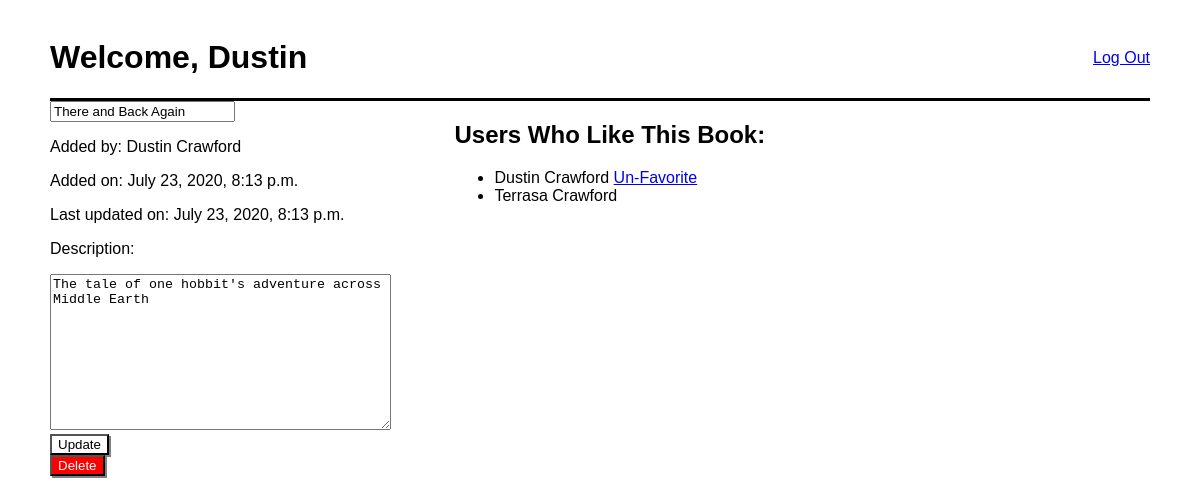
The app's page /books/1 (signed in) with its own data.
### books_app/models.py (models this page shows)
class User(models.Model):
    first_name = models.CharField(max_length=45)
    last_name = models.CharField(max_length=45)
    email = models.CharField(max_length=45)
    password = models.CharField(max_length=255)
    created_at = models.DateTimeField(auto_now_add=True)
    updated_at = models.DateTimeField(auto_now=True)
    objects = UserManager()

class Book(models.Model):
    title = models.CharField(max_length=255)
    desc = models.TextField()
    created_at = models.DateTimeField(auto_now_add=True)
    updated_at = models.DateTimeField(auto_now=True)
    uploaded_by_id = models.ManyToManyField(User, related_name="books_uploaded")
    users_who_like = models.ManyToManyField(User, related_name="liked_books")
    objects = BookManager()

### books_app/views.py (the view)
# urls.py: path('books/<int:book_id>', views.showBook),
def showBook(request, book_id):
    book = Book.objects.get(id=book_id)
    user = User.objects.get(id=request.session['user_id'])
    context = {
        'book': book,
        'user': user,
    }
    return render(request, 'show_book.html', context)

### books_app/templates/show_book.html (shortened to what this page needs)
<!DOCTYPE html>
<html lang="en">
<head>
    {% load static %}
    <link rel="stylesheet" href="{% static 'css/style.css' %}">
</head>
<body>
    <div class="container">
        <div class="navbar">
            <h1>Welcome, {{ user.first_name }}</h1>
            <a href="/logout">Log Out</a>
        </div>
        {% if user.id == book.uploaded_by_id.first.id %}
            <div class="form-container">
                <form action="/update_book" method="POST">
                    <input type="text" name="title" value="{{ book.title }}">
                    <p>Added by: {{ book.uploaded_by_id.first.first_name }} {{ book.uploaded_by_id.first.last_name }}</p>
                    <p>Added on: {{ book.created_at }}</p>
                    <p>Last updated on: {{ book.updated_at }}</p>
                    <p>Description:</p>
                    <textarea name="desc" cols="40" rows="10">{{ book.desc }}</textarea>
                    <button class="btn-white" type="submit">Update</button>
                </form>
                <form action="/delete_book" method="POST">
                    <button class="btn-delete" type="submit">Delete</button>
                </form>
            </div>
            <div class="form-container">
                <h2>Users Who Like This Book:</h1>
                <ul>
                    {% for like in book.users_who_like.all %}
                        <li>
                            {{ like.first_name }} {{ like.last_name }}
                            {% if user.id == like.id %}
                                <a href="{{ book.id }}/remove_favorite">Un-Favorite</a>
                            {% endif %}
                        </li>
                    {% endfor %}
                </ul>
            </div>
            {% endif %}
    </div>
</body>
</html>

### books_app/static/css/style.css (style rules this page uses)
body { font-family: Arial, Helvetica, sans-serif; }
.form-container { display: inline-block; vertical-align: top; width: 400px; }
.container { width: 1100px; margin: 0 auto; padding: 10px; }
.navbar { display: flex; justify-content: space-between; align-items: center; border-bottom: 3px solid black; }
.btn-white { background-color: white; box-shadow: 2px 2px grey; }
.btn-delete { background-color: red; color: white; box-shadow: 2px 2px grey; }

### records on screen
User: first_name "Dustin", last_name "Crawford"
Book: title "There and Back Again", uploaded_by_id.first.first_name "Dustin", uploaded_by_id.first.last_name "Crawford", created_at "July 23, 2020, 8:13 p.m.", updated_at "July 23, 2020, 8:13 p.m.", desc "The tale of one hobbit's adventure across Middle Earth"
User: first_name "Terrasa", last_name "Crawford"
